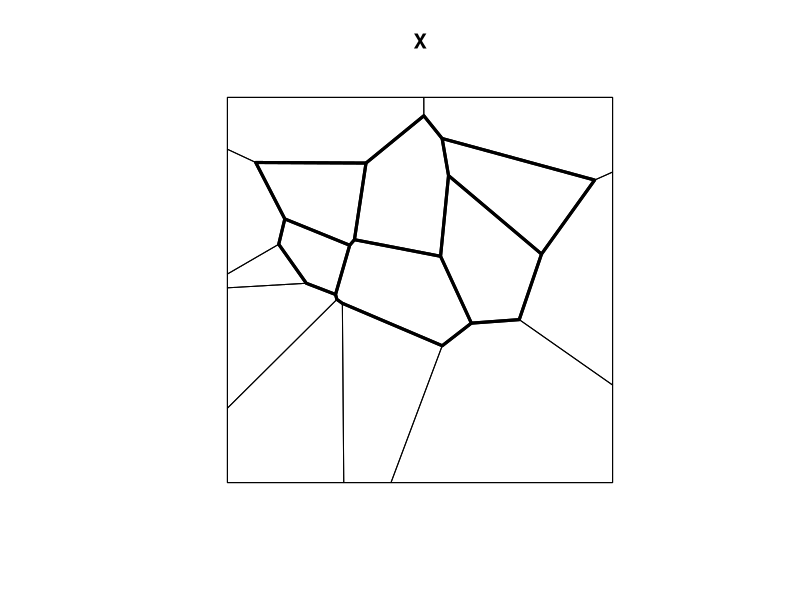

R code for this plot:
library(spatstat)


### Name: bdist.tiles
### Title: Distance to Boundary of Window
### Aliases: bdist.tiles
### Keywords: spatial math

### ** Examples

  P <- runifpoint(15)
  X <- dirichlet(P)
  plot(X, col="red")
  B <- bdist.tiles(X)
  # identify tiles that do not touch the boundary
  plot(X[B > 0], add=TRUE, col="green", lwd=3)
